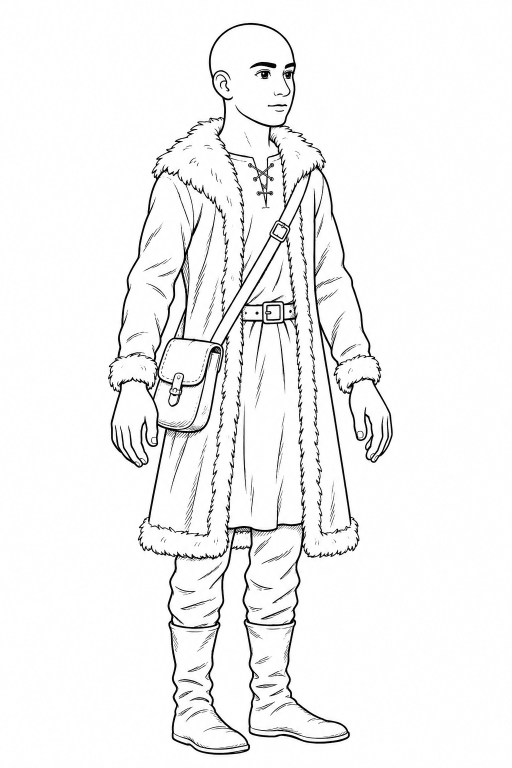
#> input picture engine-mvp/tools/kit-drawings/marco-coat-ink.webp, 1024 x 1536 px (shown at 1/2 size)
$ python -i green_key.py   (imports and definitions only)
#> lines starting #> are read from the running program, lines starting #| are printed output that depends on the picture; after the words box and inside, x2 and y2 are one past the last pixel; in counts of white or black regions, pixels touching at a corner belong together
#> further down, picture is the input picture: shape (1536, 1024, 3); min 0, max 255, mean 244
"""Anything that needs transparency is painted on solid #00FF00 and keyed out (Bart 2026-11-05). One key for every cutter.

The ink pass stays on white paper: it is a drawing to colour, never cut. The colour pass asks for GREEN_BACKGROUND.
key() removes the background and the green spill. Sheets painted on white before this rule still go through their old cut.
"""
import numpy as np
from scipy import ndimage as ndi

GREEN_BACKGROUND = ('Put the subject on a solid, flat, pure #00FF00 green background that fills every part of the picture '
                    'around it, including every gap between arms and body, hair strands, branches and leaves: no shadow on '
                    'it, no gradient, no texture, no paper, no white border around the subject, and no green anywhere in '
                    'the subject itself. Paint olive and sap greens as muted natural colours, never pure green.')
KEY_EDGE, KEY_FULL = 40, 140   # how much greener than red and blue: the key's edge begins, and is all background
TINT, TINT_REACH = 6, 3        # green leading by this much, too faint to key: figure mixed with background; px painted over
TINT_PAINT_PX = 40             # a green-leaning pocket this big, away from the background, is paint
INK_LUM = 90                   # darker than this is a drawn line
SOLID = 0.5                    # this opaque counts as painted
GREEN_SHEET = 60               # the border's median this close to #00FF00: a green sheet


def is_green_sheet(rgb: np.ndarray) -> bool:
    b = np.concatenate([rgb[0], rgb[-1], rgb[:, 0], rgb[:, -1]]).astype(float)
    return bool(np.linalg.norm(np.median(b, axis=0) - (0, 255, 0)) < GREEN_SHEET)


def _clean_around(c: np.ndarray, clean: np.ndarray) -> tuple[np.ndarray, np.ndarray]:
    """(mean colour, count) of the clean pixels among each pixel's 8 neighbours."""
    kernel = np.array([[1, 1, 1], [1, 0, 1], [1, 1, 1]])
    count = ndi.convolve(clean.astype(np.float64), kernel, mode='constant')
    total = np.dstack([ndi.convolve(c[..., i] * clean, kernel, mode='constant') for i in range(3)])
    return total / np.maximum(count[..., None], 1), count


def key(rgb: np.ndarray) -> tuple[np.ndarray, np.ndarray]:
    """(clean uint8 rgb, alpha 0..1). Same numbers and logic as FitEditedPicture::paintOverTint and chatgpt_mcp.key_green:
    a pixel part figure, part green keeps the key's see-through but takes its colour from the clean pixels around it,
    because taking the green off alone leaves olive and yellow. What has no clean neighbour only gets its green capped."""
    c = rgb.astype(np.float64)
    top = np.maximum(c[..., 0], c[..., 2])
    spill = c[..., 1] - top
#> spill: shape (1536, 1024) float64; every value is 0
    alpha = 1 - np.clip((spill - KEY_EDGE) / (KEY_FULL - KEY_EDGE), 0, 1)
#> alpha: shape (1536, 1024) float64; every value is 1
    c[..., 1] = np.where(spill > KEY_EDGE, top, c[..., 1])
    faint = (alpha >= 1) & (spill >= TINT)
#> faint: shape (1536, 1024) bool; every value is 0
    pockets, n = ndi.label(faint)
#> pockets: shape (1536, 1024) int32; every value is 0
#> n = 0
    if n:   # a big pocket away from the background is painted leaf, not fringe; the band next to the background always is
        sizes = ndi.sum(faint, pockets, np.arange(1, n + 1))
        faint &= np.isin(pockets, np.flatnonzero(sizes < TINT_PAINT_PX) + 1) | (ndi.distance_transform_edt(alpha >= 1) <= TINT_REACH)
    tinted = (alpha > 0) & ((alpha < 1) | faint)
    ink = c @ np.array([0.299, 0.587, 0.114]) < INK_LUM   # a dark line keeps its place: repainted, thin lines vanish into the leaf
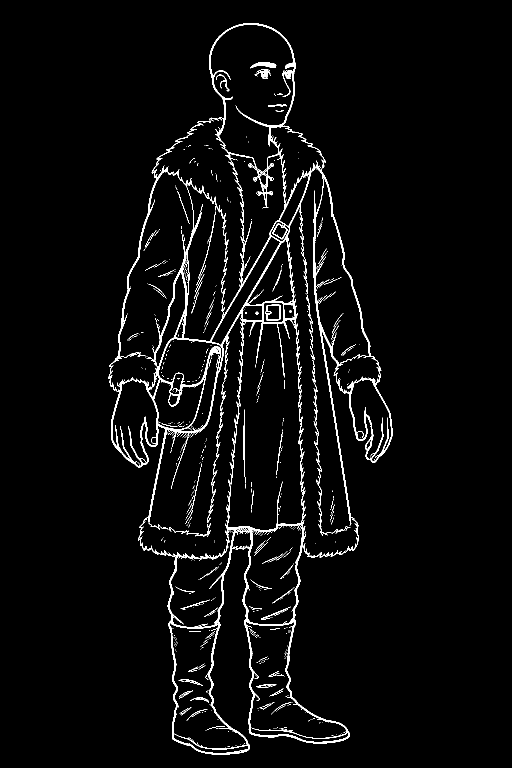
#> ink: shape (1536, 1024) bool (shown at 1/2 size); 3.3% white; 701 white regions (607 under 20 px), largest, box (x1, y1, x2, y2) and area: (216, 46, 785, 1509) 42938, (624, 720, 644, 1014) 674, (500, 124, 553, 137) 369
    line = tinted & ink
    c[..., 1] = np.where(line, np.minimum(c[..., 1], np.maximum(c[..., 0], c[..., 2])), c[..., 1])
    tinted &= ~ink
    for _ in range(TINT_REACH):
        mean, count = _clean_around(c, ~tinted & (alpha >= SOLID))
        paint = tinted & (count > 0)
        if not paint.any():
            break
        c[paint] = mean[paint]
        c[..., 1] = np.where(paint, np.minimum(c[..., 1], np.maximum(c[..., 0], c[..., 2])), c[..., 1])
        tinted &= ~paint
#> this loop made 1 pass
#> pass 1, in _clean_around, `count = ndi.convolve(clean.astype(np.float64), kernel, mode='constant')`:
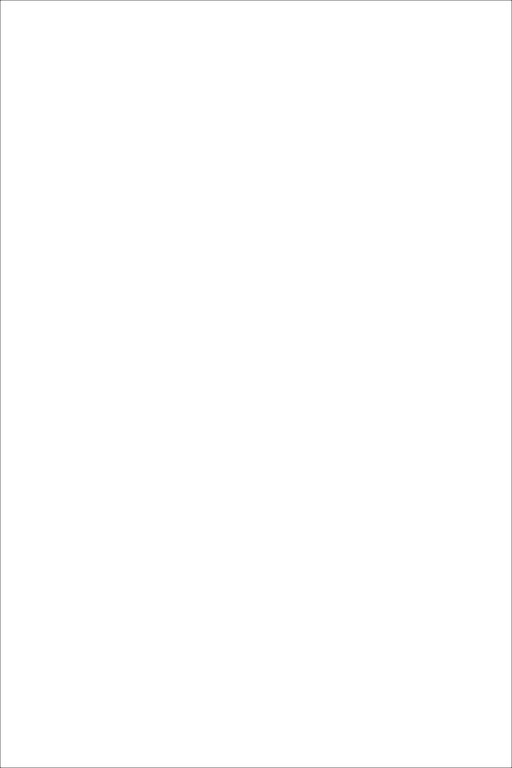
#> count: shape (1536, 1024) float64 (shown at 1/2 size); min 3, max 8, mean 7.99; drawn with min black and max white
    c[..., 1] = np.where(tinted, np.minimum(c[..., 1], np.maximum(c[..., 0], c[..., 2])), c[..., 1])
    return c.round().astype(np.uint8), alpha

>>> import cv2
>>> picture = cv2.imread('../../engine-mvp/tools/kit-drawings/marco-coat-ink.webp')
>>> result = key(picture)
